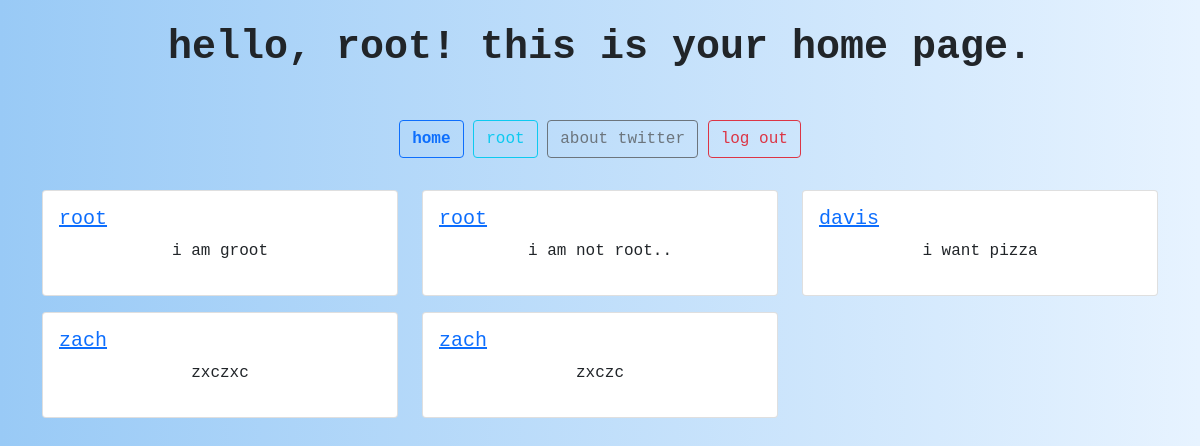
Page /home (signed in) on the committed database.
### core/models.py (models this page shows)
class Tweet(models.Model):
    body = models.TextField()
    created_at = models.DateTimeField(auto_now=True)
    author = models.ForeignKey(User, on_delete=models.DO_NOTHING)
    likes = models.IntegerField()
    hashtags = models.ManyToManyField(HashTag)

### core/views.py (the view)
# urls.py: path('home', home_view, name='home')
def home_view(request):
    if not request.user.is_authenticated:
        return redirect('/login')
    if request.method == 'POST':
        body = request.POST['body']
        Tweet.objects.create(body=body, author=request.user, likes=0)
    tweets = Tweet.objects.all()
    return render(request, 'home.html', {'tweets': tweets})

### core/templates/home.html (shortened to what this page needs)
<!doctype html>
<html lang="en">
<head>
    <link href="https://cdn.jsdelivr.net/npm/bootstrap@5.0.0-beta3/dist/css/bootstrap.min.css" rel="stylesheet">
</head>
<body>
    <div class="container">
        <br/>
        <h1>
            <p><b>hello, {{request.user.username}}! this is your home page.</b></p>
        </h1>
        <br/> {% if request.user.is_authenticated %}
        <p style="margin-top: 0.5rem; margin-bottom: 2rem;">
            <a class="btn btn-outline-primary" href='/home'><b>home</b></a>
            <a class="btn btn-outline-info" href='profile/{{request.user}}'>{{request.user}}</a>
            <a class="btn btn-outline-secondary" href='/'>about twitter</a>
            <a class="btn btn-outline-danger" href='/logout'>log out</a> {% endif %}
        </p>
        <div class="row">
             {% for tweet in tweets %}
            <div class="col-md-4">
                <div class="card" style="margin-bottom: 1rem">
                    <div class="card-body">
                        <h5 class="card-title"><a href='profile/{{tweet.author}}'>{{tweet.author}}</a></h5>
                        <p>{{tweet.body}}</p>
                    </div>
                </div>
            </div>
            {% endfor %}
        </div>
    </div>
</body>
</html>

### core/templates/home.html (style rules this page uses)
body { background-color: #99CAF6; background-image: linear-gradient(to right, #99CAF6, #E7F3FF); font-family: "Courier New", Courier, monospace; }
p { text-align: center; vertical-align: middle; }

### rows in the picture
Tweet: author "root", body "i am groot"
Tweet: author "root", body "i am not root.."
Tweet: author "davis", body "i want pizza"
Tweet: author "zach", body "zxczxc"
Tweet: author "zach", body "zxczc"

### other values in the picture
{{ request.user.username }} "root"
{{ request.user }} "root"
